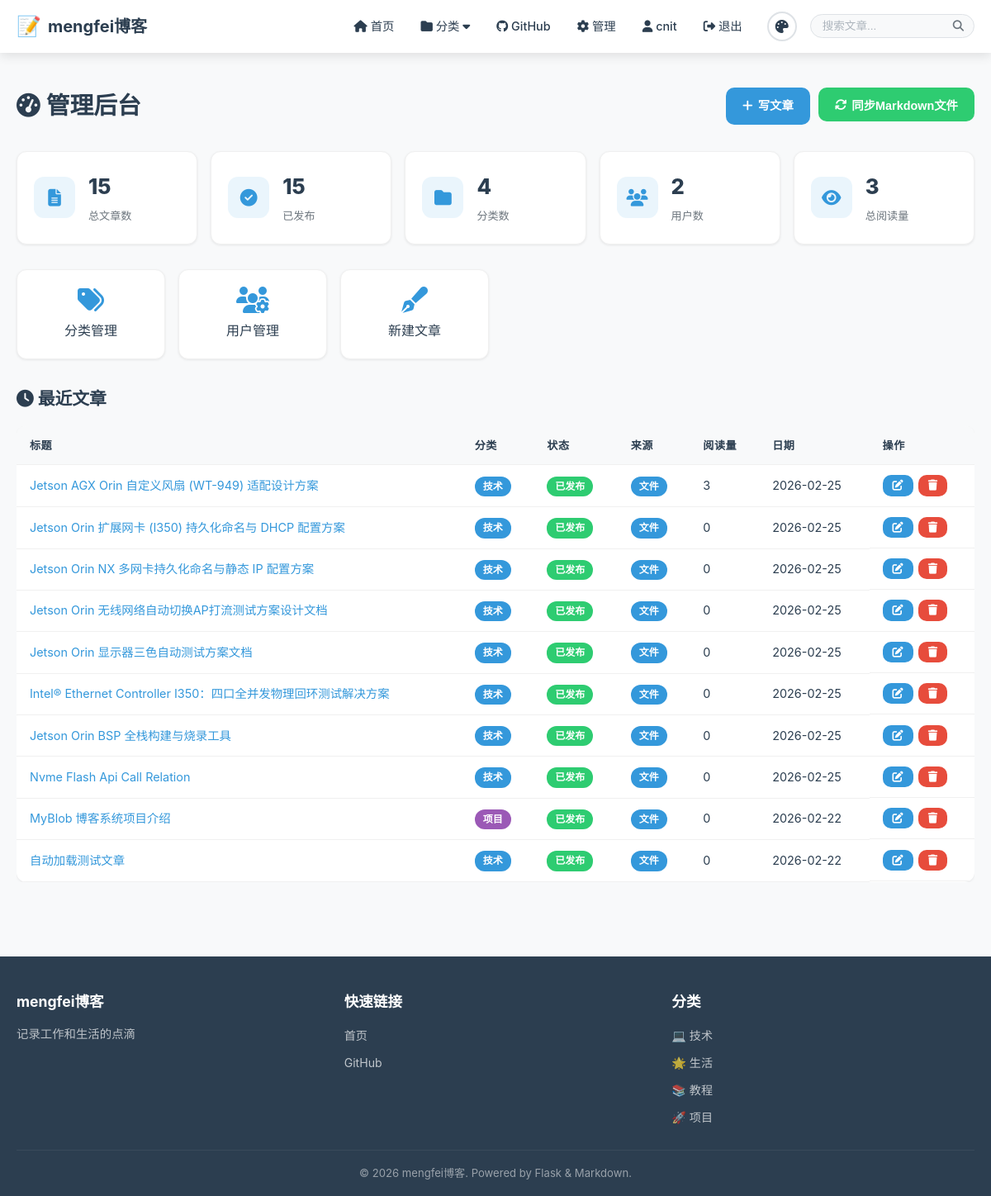
The page /admin (signed in) on the database its author committed.
### models/__init__.py (models this page shows, shortened)
class User(UserMixin, db.Model):
    __tablename__ = 'users'
    id = db.Column(db.Integer, primary_key=True)
    username = db.Column(db.String(80), unique=True, nullable=False, index=True)
    email = db.Column(db.String(120), unique=True, nullable=False, index=True)
    password_hash = db.Column(db.String(256), nullable=False)
    avatar = db.Column(db.String(256), default='')
    bio = db.Column(db.Text, default='')
    is_admin = db.Column(db.Boolean, default=False)
    theme = db.Column(db.String(20), default='light')
    created_at = db.Column(db.DateTime, default=datetime.utcnow)
    posts = db.relationship('Post', backref='author', lazy='dynamic')

class Post(db.Model):
    __tablename__ = 'posts'
    id = db.Column(db.Integer, primary_key=True)
    title = db.Column(db.String(200), nullable=False)
    slug = db.Column(db.String(200), unique=True, nullable=False)
    content = db.Column(db.Text, nullable=False)
    summary = db.Column(db.Text, default='')
    cover_image = db.Column(db.String(256), default='')
    is_published = db.Column(db.Boolean, default=True)
    is_from_file = db.Column(db.Boolean, default=False)
    file_path = db.Column(db.String(500), default='')
    view_count = db.Column(db.Integer, default=0)
    created_at = db.Column(db.DateTime, default=datetime.utcnow, index=True)
    updated_at = db.Column(db.DateTime, default=datetime.utcnow, onupdate=datetime.utcnow)
    author_id = db.Column(db.Integer, db.ForeignKey('users.id'))
    categories = db.relationship('Category', secondary=post_categories,
                                  backref=db.backref('posts', lazy='dynamic'))

class Category(db.Model):
    __tablename__ = 'categories'
    id = db.Column(db.Integer, primary_key=True)
    name = db.Column(db.String(50), unique=True, nullable=False)
    slug = db.Column(db.String(50), unique=True, nullable=False)
    description = db.Column(db.Text, default='')
    color = db.Column(db.String(7), default='#3498db')
    icon = db.Column(db.String(50), default='📁')
    order = db.Column(db.Integer, default=0)
    created_at = db.Column(db.DateTime, default=datetime.utcnow)

### app.py (the view)
    @app.route('/admin')
    @login_required
    @admin_required
    def admin_dashboard():
        stats = {
            'total_posts': Post.query.count(),
            'published_posts': Post.query.filter_by(is_published=True).count(),
            'total_categories': Category.query.count(),
            'total_users': User.query.count(),
            'total_views': db.session.query(db.func.sum(Post.view_count)).scalar() or 0
        }
        recent_posts = Post.query.order_by(Post.created_at.desc()).limit(10).all()
        return render_template('admin.html', stats=stats, recent_posts=recent_posts)

### templates/admin.html (shortened to what this page needs)
{% extends "base.html" %}
{% block content %}
<div class="container">
    <div class="admin-header">
        <h1><i class="fas fa-tachometer-alt"></i> 管理后台</h1>
        <div class="admin-actions">
            <a href="{{ url_for('editor') }}" class="btn btn-primary">
                <i class="fas fa-plus"></i> 写文章
            </a>
            <form action="{{ url_for('sync_markdown_posts') }}" method="post" style="display:inline">
                <button type="submit" class="btn btn-success">
                    <i class="fas fa-sync"></i> 同步Markdown文件
                </button>
            </form>
        </div>
    </div>
    <div class="stats-grid">
        <div class="stat-card">
            <div class="stat-icon"><i class="fas fa-file-alt"></i></div>
            <div class="stat-info">
                <span class="stat-number">{{ stats.total_posts }}</span>
                <span class="stat-label">总文章数</span>
            </div>
        </div>
        <div class="stat-card">
            <div class="stat-icon"><i class="fas fa-check-circle"></i></div>
            <div class="stat-info">
                <span class="stat-number">{{ stats.published_posts }}</span>
                <span class="stat-label">已发布</span>
            </div>
        </div>
        <div class="stat-card">
            <div class="stat-icon"><i class="fas fa-folder"></i></div>
            <div class="stat-info">
                <span class="stat-number">{{ stats.total_categories }}</span>
                <span class="stat-label">分类数</span>
            </div>
        </div>
        <div class="stat-card">
            <div class="stat-icon"><i class="fas fa-users"></i></div>
            <div class="stat-info">
                <span class="stat-number">{{ stats.total_users }}</span>
                <span class="stat-label">用户数</span>
            </div>
        </div>
        <div class="stat-card">
            <div class="stat-icon"><i class="fas fa-eye"></i></div>
            <div class="stat-info">
                <span class="stat-number">{{ stats.total_views }}</span>
                <span class="stat-label">总阅读量</span>
            </div>
        </div>
    </div>
    <div class="admin-links">
        <a href="{{ url_for('manage_categories') }}" class="admin-link-card">
            <i class="fas fa-tags"></i>
            <span>分类管理</span>
        </a>
        <a href="{{ url_for('manage_users') }}" class="admin-link-card">
            <i class="fas fa-users-cog"></i>
            <span>用户管理</span>
        </a>
        <a href="{{ url_for('editor') }}" class="admin-link-card">
            <i class="fas fa-pen-fancy"></i>
            <span>新建文章</span>
        </a>
    </div>
    <section class="admin-section">
        <h2><i class="fas fa-clock"></i> 最近文章</h2>
        <div class="table-responsive">
            <table class="table">
                <thead>
                    <tr>
                        <th>标题</th>
                        <th>分类</th>
                        <th>状态</th>
                        <th>来源</th>
                        <th>阅读量</th>
                        <th>日期</th>
                        <th>操作</th>
                    </tr>
                </thead>
                <tbody>
                    {% for post in recent_posts %}
                    <tr>
                        <td>
                            <a href="{{ url_for('view_post', slug=post.slug) }}">{{ post.title }}</a>
                        </td>
                        <td>
                            {% for cat in post.categories %}
                            <span class="badge" style="background-color:{{ cat.color }}">{{ cat.name }}</span>
                            {% endfor %}
                        </td>
                        <td>
                            {% if post.is_published %}
                            <span class="badge badge-success">已发布</span>
                            {% else %}
                            <span class="badge badge-warning">草稿</span>
                            {% endif %}
                        </td>
                        <td>
                            {% if post.is_from_file %}
                            <span class="badge badge-info">文件</span>
                            {% else %}
                            <span class="badge badge-secondary">编辑器</span>
                            {% endif %}
                        </td>
                        <td>{{ post.view_count }}</td>
                        <td>{{ post.created_at.strftime('%Y-%m-%d') }}</td>
                        <td class="action-buttons">
                            <a href="{{ url_for('editor', id=post.id) }}" class="btn btn-sm btn-primary" title="编辑">
                                <i class="fas fa-edit"></i>
                            </a>
                            <form action="{{ url_for('delete_post', post_id=post.id) }}" method="post"
                                  style="display:inline" onsubmit="return confirm('确定删除？')">
                                <button type="submit" class="btn btn-sm btn-danger" title="删除">
                                    <i class="fas fa-trash"></i>
                                </button>
                            </form>
                        </td>
                    </tr>
                    {% endfor %}
                </tbody>
            </table>
        </div>
    </section>
</div>
{% endblock %}

### templates/base.html (shortened to what this page needs)
<!DOCTYPE html>
<html lang="zh-CN" data-theme="{{ current_theme }}">
<head>
    <link rel="stylesheet" href="{{ url_for('static', filename='css/style.css') }}">
    <link rel="stylesheet" href="{{ url_for('static', filename='css/markdown.css') }}">
    <link rel="stylesheet" href="https://cdnjs.cloudflare.com/ajax/libs/font-awesome/6.5.0/css/all.min.css">
</head>
<body>
    <nav class="navbar">
        <div class="container nav-container">
            <a href="{{ url_for('index') }}" class="nav-brand">
                <span class="brand-icon">📝</span>
                <span class="brand-text">{{ blog_title }}</span>
            </a>
            <div class="nav-menu" id="navMenu">
                <div class="nav-links">
                    <a href="{{ url_for('index') }}" class="nav-link {% if request.endpoint == 'index' %}active{% endif %}">
                        <i class="fas fa-home"></i> 首页
                    </a>
                    <div class="nav-dropdown">
                        <a href="#" class="nav-link dropdown-toggle">
                            <i class="fas fa-folder"></i> 分类 <i class="fas fa-caret-down"></i>
                        </a>
                    </div>
                    <a href="{{ url_for('github_page') }}" class="nav-link {% if request.endpoint == 'github_page' %}active{% endif %}">
                        <i class="fab fa-github"></i> GitHub
                    </a>
                    {% if current_user.is_authenticated %}
                        {% if current_user.is_admin %}
                        <a href="{{ url_for('admin_dashboard') }}" class="nav-link">
                            <i class="fas fa-cog"></i> 管理
                        </a>
                        {% endif %}
                        <a href="{{ url_for('profile') }}" class="nav-link">
                            <i class="fas fa-user"></i> {{ current_user.username }}
                        </a>
                        <a href="{{ url_for('logout') }}" class="nav-link">
                            <i class="fas fa-sign-out-alt"></i> 退出
                        </a>
                    {% endif %}
                </div>
                <div class="theme-switcher">
                    <button class="theme-btn" id="themeToggle" title="切换主题">
                        <i class="fas fa-palette"></i>
                    </button>
                </div>
                <form class="search-form" action="{{ url_for('index') }}" method="get">
                    <div class="search-input-wrapper">
                        <input type="text" name="q" placeholder="搜索文章..."
                               value="{{ request.args.get('q', '') }}" class="search-input">
                        <button type="submit" class="search-btn">
                            <i class="fas fa-search"></i>
                        </button>
                    </div>
                </form>
            </div>
        </div>
    </nav>
    <main class="main-content">
        {% block content %}{% endblock %}
    </main>
    <footer class="footer">
        <div class="container">
            <div class="footer-content">
                <div class="footer-section">
                    <h3>{{ blog_title }}</h3>
                    <p>{{ blog_subtitle }}</p>
                </div>
                <div class="footer-section">
                    <h3>快速链接</h3>
                    <ul>
                        <li><a href="{{ url_for('index') }}">首页</a></li>
                        <li><a href="{{ url_for('github_page') }}">GitHub</a></li>
                    </ul>
                </div>
                <div class="footer-section">
                    <h3>分类</h3>
                    <ul>
                        {% for cat in all_categories[:5] %}
                        <li><a href="{{ url_for('view_category', slug=cat.slug) }}">{{ cat.icon }} {{ cat.name }}</a></li>
                        {% endfor %}
                    </ul>
                </div>
            </div>
            <div class="footer-bottom">
                <p>&copy; {{ current_year }} {{ blog_title }}. Powered by Flask & Markdown.</p>
            </div>
        </div>
    </footer>
</body>
</html>

### rows shown on the page
User: username "cnit"
Post: title "Jetson AGX Orin 自定义风扇 (WT-949) 适配设计方案", is_published "已发布", is_from_file "文件", view_count "3", created_at "2026-02-25"
Category: name "技术", icon "💻"
Post: title "Jetson Orin 扩展网卡 (I350) 持久化命名与 DHCP 配置方案", is_published "已发布", is_from_file "文件", view_count "0", created_at "2026-02-25"
Post: title "Jetson Orin NX 多网卡持久化命名与静态 IP 配置方案", is_published "已发布", is_from_file "文件", view_count "0", created_at "2026-02-25"
Post: title "Jetson Orin 无线网络自动切换AP打流测试方案设计文档", is_published "已发布", is_from_file "文件", view_count "0", created_at "2026-02-25"
Post: title "Jetson Orin 显示器三色自动测试方案文档", is_published "已发布", is_from_file "文件", view_count "0", created_at "2026-02-25"
Post: title "Intel® Ethernet Controller I350：四口全并发物理回环测试解决方案", is_published "已发布", is_from_file "文件", view_count "0", created_at "2026-02-25"
Post: title "Jetson Orin BSP 全栈构建与烧录工具", is_published "已发布", is_from_file "文件", view_count "0", created_at "2026-02-25"
Post: title "Nvme Flash Api Call Relation", is_published "已发布", is_from_file "文件", view_count "0", created_at "2026-02-25"
Post: title "MyBlob 博客系统项目介绍", is_published "已发布", is_from_file "文件", view_count "0", created_at "2026-02-22"
Category: name "项目", icon "🚀"
Post: title "自动加载测试文章", is_published "已发布", is_from_file "文件", view_count "0", created_at "2026-02-22"
Category: icon "🌟", name "生活"
Category: icon "📚", name "教程"

### other values the page prints
{{ blog_title }} "mengfei博客"
{{ stats.total_posts }} "15"
{{ stats.published_posts }} "15"
{{ stats.total_categories }} "4"
{{ stats.total_users }} "2"
{{ stats.total_views }} "3"
{{ blog_subtitle }} "记录工作和生活的点滴"
